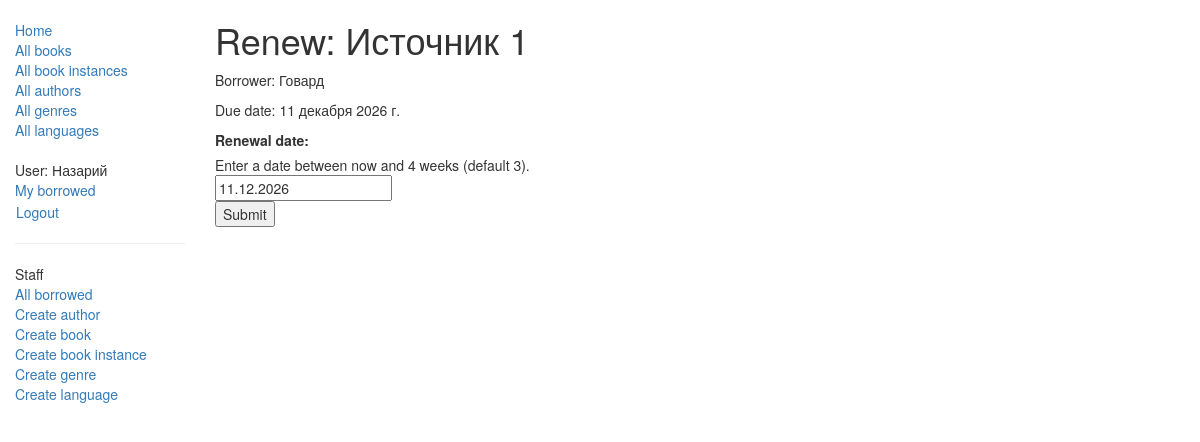
The app's page /catalog/book/ec4b87b1-f8a8-4260-b667-6806face69d2/renew/ (signed in) with its own data.
### catalog/models.py (models this page shows, shortened)
class BookInstance(models.Model):
    id = models.UUIDField(primary_key=True, default=uuid.uuid4, help_text="Уникальный идентификатор для конкретной книги.")
    book = models.ForeignKey('Book', on_delete=models.SET_NULL, null=True)
    imprint = models.CharField(max_length=200)
    due_back = models.DateField(null=True, blank=True)
    borrower = models.ForeignKey(settings.AUTH_USER_MODEL, on_delete=models.SET_NULL, null=True, blank=True)
    LOAN_STATUS = (
        ('m', 'Maintenance'),
        ('o', 'On loan'),
        ('a', 'Available'),
        ('r', 'Reserved'),
    )
    status = models.CharField(max_length=1, choices=LOAN_STATUS, blank=True, default='m', help_text="Наличие книги.")
    class Meta:
        ordering = ('due_back',)
        permissions = (("can_mark_returned", "Set book as returned"),)
    @property
    def is_overdue(self):
        return bool(self.due_back and date.today() > self.due_back)

class Book(models.Model):
    title = models.CharField(max_length=200)
    author = models.ForeignKey('Author', on_delete=models.SET_NULL, null=True)
    summary = models.TextField(max_length=1000, help_text='Добавьте описание для книги.')
    isbn = models.CharField('ISBN', max_length=13, help_text="13 Персонажей <a href='https://www.isbn-international.org/content/what-isbn'>ISBN</a>")
    genre = models.ManyToManyField('Genre', help_text="Выберите жанр для книги.")
    language = models.ForeignKey('Language', on_delete=models.SET_NULL, null=True)
    class Meta:
        ordering = ['title','author']
    def display_genre(self):
        return ", ".join([genre.name for genre in self.genre.all()[:3] ])
    display_genre.short_description = 'Genre'

### catalog/views.py (the view)
# urls.py: path('book/<uuid:pk>/renew/', views.renew_book_librarian, name='renew-book-librarian'),
@login_required
@permission_required('catalog.can_mark_returned', raise_exception=True)
def renew_book_librarian(request, pk):
    book_instance = get_object_or_404(BookInstance, pk=pk)
    if request.method == 'POST':
        form = RenewBookForm(request.POST)
        if form.is_valid():
            book_instance.due_back = form.cleaned_data['renewal_date']
            book_instance.save()
            return HttpResponseRedirect(reverse('all-borrowed'))
    else:
        proposed_renewal_date = datetime.date.today() + datetime.timedelta(weeks=3)
        form = RenewBookForm(initial={'renewal_date': proposed_renewal_date})
    context = {
        'form': form,
        'book_instance': book_instance,
    }
    return render(request, 'book_renew_librarian.html', context)

### catalog/forms.py (shortened to what this page needs)
class RenewBookForm(forms.Form):
    renewal_date = forms.DateField(help_text="Enter a date between now and 4 weeks (default 3).")

### catalog/templates/book_renew_librarian.html (shortened to what this page needs)
{% extends "base_generic.html" %}
{% block content %}
  <h1>Renew: {{ book_instance.book.title }}</h1>
  <p>Borrower: {{ book_instance.borrower }}</p>
  <p {% if book_instance.is_overdue %} class="text-danger"{% endif %} >Due date: {{ book_instance.due_back }}</p>
  <form action="" method="POST">
    {{ form }}
    <input type="submit" value="Submit">
  </form>
{% endblock %}

### catalog/templates/base_generic.html (shortened to what this page needs)
<!DOCTYPE html>
<html lang="en">
  <head>
    {% load static %}
    <link rel="stylesheet" href="https://maxcdn.bootstrapcdn.com/bootstrap/3.3.7/css/bootstrap.min.css" />
    <link rel="stylesheet" href="{% static 'css/styles.css' %}" />
  </head>
  <body>
    <div class="container-fluid">
      <div class="row">
        <div class="col-sm-2">
          {% block sidebar %}
            <ul class="sidebar-nav">
              <li><a href="{% url 'index' %}">Home</a></li>
              <li><a href="{% url 'books' %}">All books</a></li>
              <li><a href="{% url 'bookinstances' %}">All book instances</a></li>
              <li><a href="{% url 'authors' %}">All authors</a></li>
              <li><a href="{% url 'genres' %}">All genres</a></li>
              <li><a href="{% url 'languages' %}">All languages</a></li>
            </ul>
            <ul class="sidebar-nav">
             {% if user.is_authenticated %}
               <li>User: {{ user.get_username }}</li>
               <li><a href="{% url 'my-borrowed' %}">My borrowed</a></li>
                <li>
                 <form id="logout-form" method="post" action="{% url 'logout' %}">
                   <button type="submit" class="btn btn-link">Logout</button>
                 </form>
                </li>
                {% if user.is_staff %}
                <hr>
                <ul class="sidebar-nav">
                <li>Staff</li>
                   <li><a href="{% url 'all-borrowed' %}">All borrowed</a></li>
                  {% if perms.catalog.add_author %}
                     <li><a href="{% url 'author-create' %}">Create author</a></li>
                  {% endif %}
                    {% if perms.catalog.add_book %}
                     <li><a href="{% url 'book-create' %}">Create book</a></li>
                  {% endif %}
                    {% if perms.catalog.add_bookinstance %}
                     <li><a href="{% url 'bookinstance-create' %}">Create book instance</a></li>
                   {% endif %}
                   {% if perms.catalog.add_genre %}
                     <li><a href="{% url 'genre-create' %}">Create genre</a></li>
                   {% endif %}
                   {% if perms.catalog.add_language %}
                     <li><a href="{% url 'language-create' %}">Create language</a></li>
                   {% endif %}
                </ul>
                {% endif %}
            {% endif %}
            </ul>
          {% endblock %}
        </div>
        <div class="col-sm-10 ">{% block content %}{% endblock %}</div>
      </div>
    </div>
  </body>
</html>

### catalog/static/css/styles.css (style rules this page uses)
.sidebar-nav { margin-top: 20px; padding: 0; list-style: none; }
#logout-form { display: inline; }
#logout-form button { padding: 0; margin: 0; }

### records on screen
BookInstance: book "Источник 1", borrower "Говард", due_back "11 декабря 2026 г."

### other values on screen
{{ user.get_username }} "Назарий"
